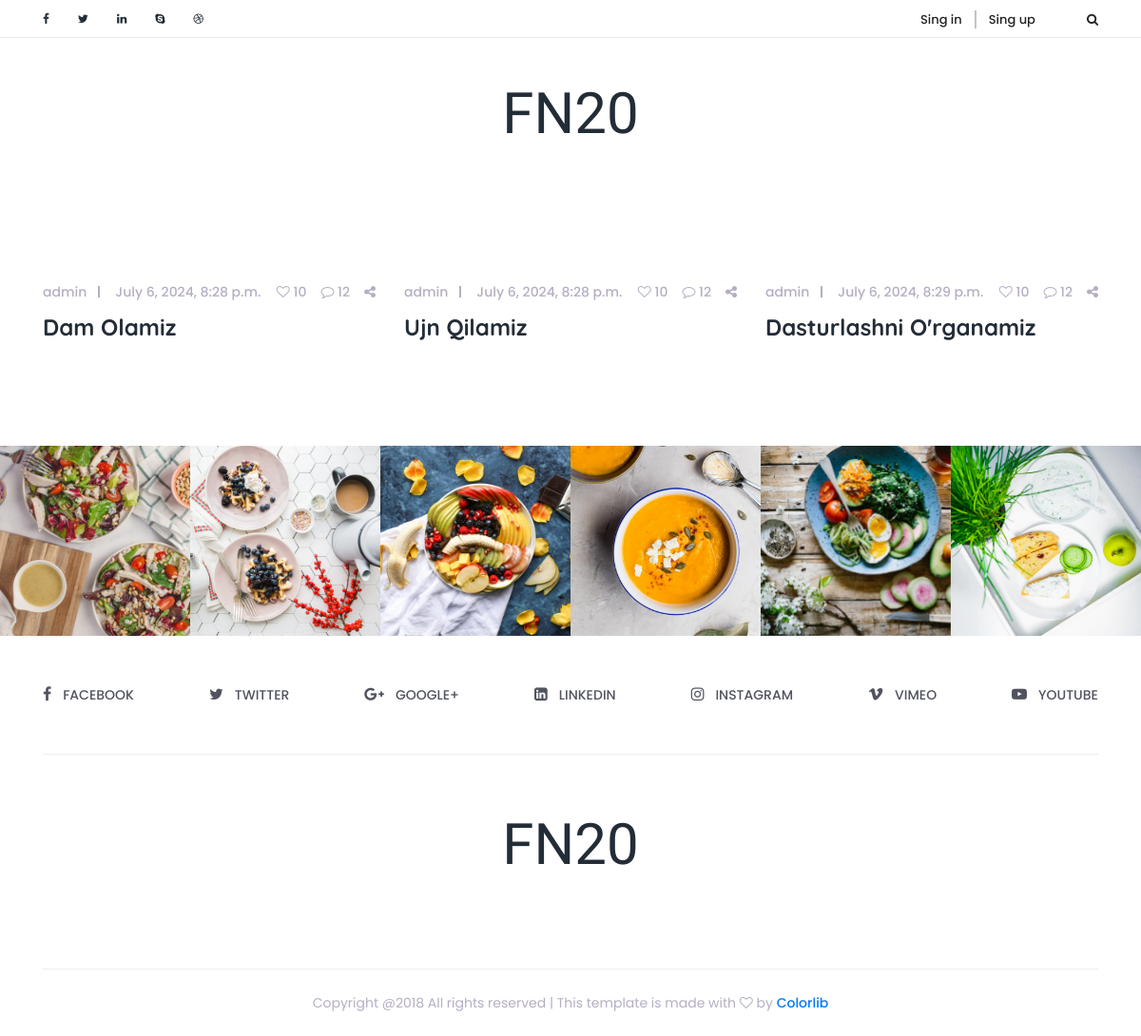
The page / on the database its author committed.
### main/models.py (models this page shows, shortened)
class Blog(models.Model):
    author = models.ForeignKey(User, on_delete=models.CASCADE)
    title = models.CharField(max_length=255)
    body = models.TextField()
    create_at = models.DateTimeField(auto_now_add=True)

### main/views.py (the view)
# urls.py: path('', views.blogs, name='index'),
def blogs(request):
    posts = models.Blog.objects.all()
    context = {
        'posts':posts
    }
    return render(request, 'blogs.html', context)

### templates/blogs.html (shortened to what this page needs)
<!DOCTYPE html>
<html lang="en">
{% load static %}
<head>
    <link href="{% static 'style.css' %}" rel="stylesheet">
    <link href="{% static 'css/responsive/responsive.css' %}" rel="stylesheet">
</head>
<body>
    <div class="top_header_area">
        <div class="container">
            <div class="row">
                <div class="col-5 col-sm-6">
                    <div class="top_social_bar">
                        <a href="#"><i class="fa fa-facebook" aria-hidden="true"></i></a>
                        <a href="#"><i class="fa fa-twitter" aria-hidden="true"></i></a>
                        <a href="#"><i class="fa fa-linkedin" aria-hidden="true"></i></a>
                        <a href="#"><i class="fa fa-skype" aria-hidden="true"></i></a>
                        <a href="#"><i class="fa fa-dribbble" aria-hidden="true"></i></a>
                    </div>
                </div>
                <div class="col-7 col-sm-6">
                    <div class="signup-search-area d-flex align-items-center justify-content-end">
                        <div class="login_register_area d-flex">
                            <div class="login">
                                <a href="register.html">Sing in</a>
                            </div>
                            <div class="register">
                                <a href="register.html">Sing up</a>
                            </div>
                        </div>
                        <div class="search_button">
                            <a class="searchBtn" href="#"></a>
                        </div>
                    </div>
                </div>
            </div>
        </div>
    </div>
    <header class="header_area">
        <div class="container">
            <div class="row">
                <div class="col-12">
                    <div class="logo_area text-center">
                        <a href="#" class="yummy-logo">FN20</a>
                    </div>
                </div>
            </div>
        </div>
    </header>
    <section class="archive-area section_padding_80">
        <div class="container">
            <div class="row">
                {% for post in posts %}
                <div class="col-12 col-md-6 col-lg-4">
                    <div class="single-post wow fadeInUp" data-wow-delay="1.2s">
                        <div class="post-thumb">
                        </div>
                        <div class="post-content">
                            <div class="post-meta d-flex">
                                <div class="post-author-date-area d-flex">
                                    <div class="post-author">
                                        <a href="#">{{post.author.username}}</a>
                                    </div>
                                    <div class="post-date">
                                        <a href="#">{{post.create_at}}</a>
                                    </div>
                                </div>
                                <div class="post-comment-share-area d-flex">
                                    <div class="post-favourite">
                                        <a href="#"><i class="fa fa-heart-o" aria-hidden="true"></i> 10</a>
                                    </div>
                                    <div class="post-comments">
                                        <a href="#"><i class="fa fa-comment-o" aria-hidden="true"></i> 12</a>
                                    </div>
                                    <div class="post-share">
                                        <a href="#"><i class="fa fa-share-alt" aria-hidden="true"></i></a>
                                    </div>
                                </div>
                            </div>
                            <a href="{% url 'blog_detail' post.id %}">
                                <h4 class="post-headline">{{post.title}}</h4>
                            </a>
                        </div>
                    </div>
                </div>
                {% endfor %}
            </div>
            </div>
    </section>
    <div class="instargram_area owl-carousel section_padding_100_0 clearfix" id="portfolio">
        <div class="instagram_gallery_item">
            <img src="img/instagram-img/1.jpg" alt="">
        </div>
        <div class="instagram_gallery_item">
            <img src="img/instagram-img/2.jpg" alt="">
        </div>
        <div class="instagram_gallery_item">
            <img src="img/instagram-img/3.jpg" alt="">
        </div>
        <div class="instagram_gallery_item">
            <img src="img/instagram-img/4.jpg" alt="">
        </div>
        <div class="instagram_gallery_item">
            <img src="img/instagram-img/5.jpg" alt="">
        </div>
        <div class="instagram_gallery_item">
            <img src="img/instagram-img/6.jpg" alt="">
        </div>
    </div>
    <div class="social_icon_area clearfix">
        <div class="container">
            <div class="row">
                <div class="col-12">
                    <div class="footer-social-area d-flex">
                        <div class="single-icon">
                            <a href="#"><i class="fa fa-facebook" aria-hidden="true"></i><span>facebook</span></a>
                        </div>
                        <div class="single-icon">
                            <a href="#"><i class="fa fa-twitter" aria-hidden="true"></i><span>Twitter</span></a>
                        </div>
                        <div class="single-icon">
                            <a href="#"><i class="fa fa-google-plus" aria-hidden="true"></i><span>GOOGLE+</span></a>
                        </div>
                        <div class="single-icon">
                            <a href="#"><i class="fa fa-linkedin-square" aria-hidden="true"></i><span>linkedin</span></a>
                        </div>
                        <div class="single-icon">
                            <a href="#"><i class="fa fa-instagram" aria-hidden="true"></i><span>Instagram</span></a>
                        </div>
                        <div class="single-icon">
                            <a href="#"><i class="fa fa-vimeo" aria-hidden="true"></i><span>VIMEO</span></a>
                        </div>
                        <div class="single-icon">
                            <a href="#"><i class="fa fa-youtube-play" aria-hidden="true"></i><span>YOUTUBE</span></a>
                        </div>
                    </div>
                </div>
            </div>
        </div>
    </div>
    <footer class="footer_area">
        <div class="container">
            <div class="row">
                <div class="col-12">
                    <div class="footer-content">
                        <div class="footer-logo-area text-center">
                            <a href="index.html" class="yummy-logo">FN20</a>
                        </div>
                    </div>
                </div>
            </div>
        </div>
        <div class="container">
            <div class="row">
                <div class="col-12">
                    <div class="copy_right_text text-center">
                        <p>Copyright @2018 All rights reserved | This template is made with <i class="fa fa-heart-o" aria-hidden="true"></i> by <a href="https://colorlib.com" target="_blank">Colorlib</a></p>
                    </div>
                </div>
            </div>
        </div>
    </footer>
</body>

### static/style.css (style rules this page uses)
* { margin: 0; padding: 0; }
body { font-family: 'Poppins', sans-serif; position: relative; z-index: auto; }
h1, h2, h3, h4, h5, h6 { font-family: 'Quicksand', sans-serif; font-weight: 700; color: #232d37; line-height: 1.25; }
p { color: #51545f; font-size: 16px; }
.section_padding_80 { margin-top: 80px; margin-bottom: 80px; }
img { max-width: 100%; }
a, a:hover, a:focus, a:active { text-decoration: none; -webkit-transition-duration: 500ms; transition-duration: 500ms; font-weight: 500; outline: none; }
.top_header_area { width: 100%; height: 40px; border-bottom: 1px solid #ebebeb; }
.top_header_area .top_social_bar { display: -webkit-box; display: -ms-flexbox; display: flex; height: 40px; -webkit-box-align: center; -ms-flex-align: center; align-items: center; }
.top_header_area .top_social_bar > a { font-size: 12px; color: #232d37; margin-right: 30px; }
.top_header_area .top_social_bar > a:last-of-type { margin-right: 0; }
.top_header_area .signup-search-area { height: 40px; position: relative; z-index: 3; }
.top_header_area .signup-search-area a { font-size: 13px; color: #222; }
.top_header_area .signup-search-area .login a { margin-right: 13px; border-right: 2px solid #c2c2c2; padding-right: 13px; }
.top_header_area .signup-search-area .search_button { margin-left: 54px; }
.logo_area .yummy-logo { font-family: 'Shadows Into Light Two', cursive; font-size: 60px; margin-bottom: 0; padding: 35px 0 20px 0; display: inline-block; color: #232d37; }
.post-meta { -webkit-box-align: center; -ms-flex-align: center; -ms-grid-row-align: center; align-items: center; -webkit-box-pack: justify; -ms-flex-pack: justify; justify-content: space-between; }
.post-author a, .post-date a, .post-favourite a, .post-comments a, .post-share a { color: #b5aec4; font-size: 14px; }
.post-favourite a, .post-comments a { margin-right: 15px; }
.post-author a { margin-right: 30px; position: relative; z-index: 1; }
.post-author a:after { width: 2px; height: 60%; content: ''; position: absolute; top: 20%; right: -14px; z-index: 2; background-color: #b5aec4; }
.single-post { margin-bottom: 30px; }
.single-post h2, .single-post h4 { margin: 10px 0; color: #232d37; -webkit-transition-duration: 500ms; transition-duration: 500ms; text-transform: capitalize; }
.instagram_gallery_item { position: relative; z-index: 1; }
.instagram_gallery_item img { -webkit-transition-duration: 500ms; transition-duration: 500ms; width: 100%; }
.instargram_area { position: relative; z-index: 1; }
.footer-social-area { border-bottom: 1px solid #eeeeee; padding: 50px 0; -webkit-box-pack: justify; -ms-flex-pack: justify; justify-content: space-between }
.single-icon > a { color: #51545f; font-size: 14px; font-weight: 500; text-transform: uppercase; }
.single-icon > a > i { font-size: 16px; padding-right: 12px; }
.footer-content { padding: 50px 0 65px 0; border-bottom: 1px solid #eeeeee; }
.footer-logo-area .yummy-logo { font-family: 'Shadows Into Light Two', cursive; font-size: 60px; margin-bottom: 0; padding: 0 0 20px 0; display: inline-block; color: #232d37; }
.copy_right_text { width: 100%; height: 70px; display: -webkit-box; display: -ms-flexbox; display: flex; -webkit-box-align: center; -ms-flex-align: center; align-items: center; -webkit-box-pack: center; -ms-flex-pack: center; justify-content: center }
.copy_right_text > p { font-size: 14px; color: #b5aec4; margin-bottom: 0; }

### rows shown on the page
Blog: author.username "admin", create_at "July 6, 2024, 8:28 p.m.", title "Dam Olamiz"
Blog: author.username "admin", create_at "July 6, 2024, 8:28 p.m.", title "Ujn Qilamiz"
Blog: author.username "admin", create_at "July 6, 2024, 8:29 p.m.", title "Dasturlashni O'rganamiz"
